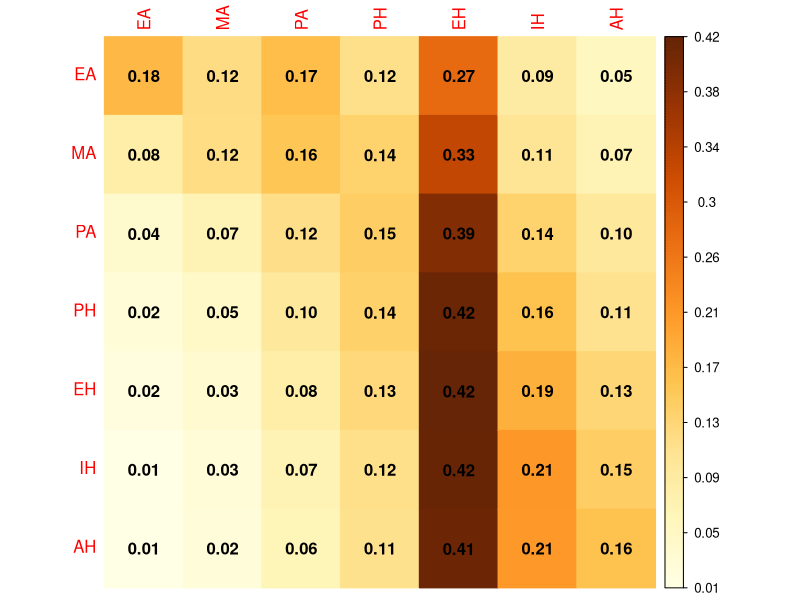
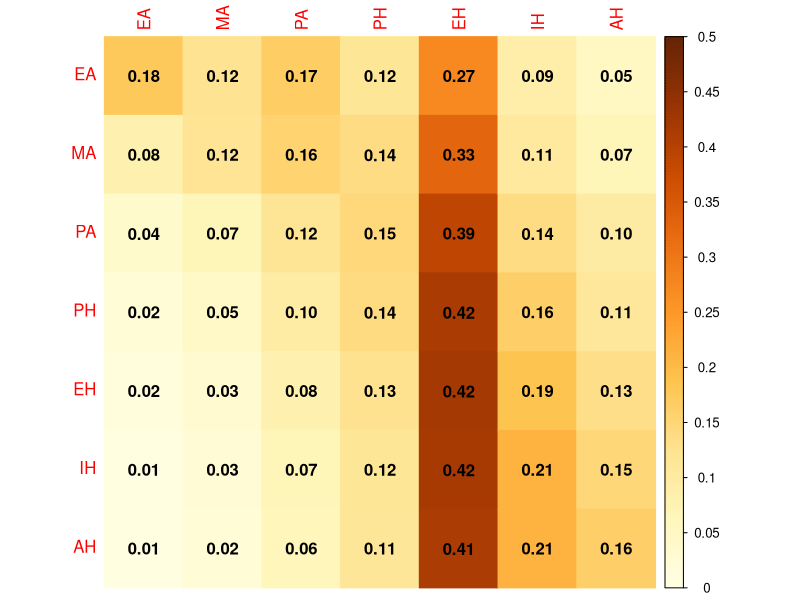
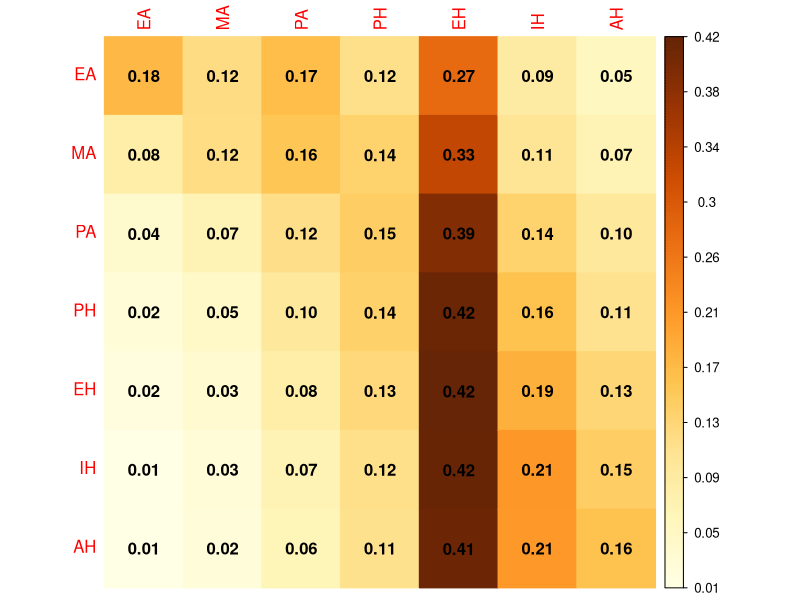
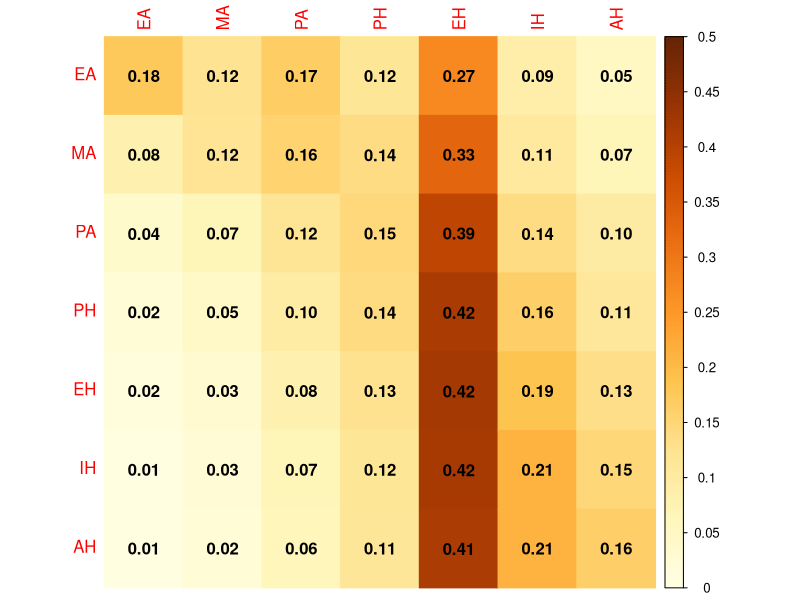

Recreate these plots in R, in order.
## ---- chunk 1
#| label = "setup",
#| include = FALSE
knitr::opts_chunk$set(echo = TRUE)
library(kableExtra)
## ---- chunk 2
#| echo = F
rm(list = ls())
## ---- chunk 3
EA <- c(0.388, 0.107, 0.035, 0.021, 0.009, 0.000, 0.000)
MA <- c(0.146, 0.267, 0.101, 0.039, 0.024, 0.013, 0.008)
PA <- c(0.202, 0.227, 0.188, 0.112, 0.075, 0.041, 0.036)
PH <- c(0.062, 0.120, 0.191, 0.212, 0.123, 0.088, 0.083)
EH <- c(0.140, 0.206, 0.357, 0.430, 0.473, 0.391, 0.364)
IH <- c(0.047, 0.053, 0.067, 0.124, 0.171, 0.312, 0.235)
AH <- c(0.015, 0.020, 0.061, 0.062, 0.125, 0.155, 0.274)
pin_met <- data.frame(EA, MA, PA, PH, EH, IH, AH)
rownames(pin_met) <- colnames(pin_met)
pin_met
## ---- chunk 4
#| message = F
if(!require(corrplot)){
    install.packages("corrplot")
    library(corrplot)
}
if(!require(expm)){
    install.packages("expm")
    library(expm)
}
## ---- chunk 5
pinakas_metabasisΒ <- function(dedomena, bima, arxi = NULL, telos = NULL) {
  dedomenaM <- as.matrix(dedomena)
  dedomenaM <- dedomenaM%^%bima
  eyros <- c(arxi, telos)
  corrplot(dedomenaM, is.corr = FALSE, method="color", col.lim = eyros, addCoef.col = 'black')
}
## ---- chunk 6
pinakas_metabasisΒ(pin_met, 2)
## ---- chunk 7
pinakas_metabasisΒ(pin_met, 2, 0, 0.5)
## ---- chunk 8
#| eval = F
EA <- c(0.388, 0.107, 0.035, 0.021, 0.009, 0.000, 0.000)
MA <- c(0.146, 0.267, 0.101, 0.039, 0.024, 0.013, 0.008)
PA <- c(0.202, 0.227, 0.188, 0.112, 0.075, 0.041, 0.036)
PH <- c(0.062, 0.120, 0.191, 0.212, 0.123, 0.088, 0.083)
EH <- c(0.140, 0.206, 0.357, 0.430, 0.473, 0.391, 0.364)
IH <- c(0.047, 0.053, 0.067, 0.124, 0.171, 0.312, 0.235)
AH <- c(0.015, 0.020, 0.061, 0.062, 0.125, 0.155, 0.274)
pin_met <- data.frame(EA, MA, PA, PH, EH, IH, AH)
rownames(pin_met) <- colnames(pin_met)
pin_met
if(!require(corrplot)){
    install.packages("corrplot")
    library(corrplot)
}
if(!require(expm)){
    install.packages("expm")
    library(expm)
}
pinakas_metabasisΒ <- function(dedomena, bima, arxi = NULL, telos = NULL) {
  dedomenaM <- as.matrix(dedomena)
  dedomenaM <- dedomenaM%^%bima
  eyros <- c(arxi, telos)
  corrplot(dedomenaM, is.corr = FALSE, method="color", col.lim = eyros, addCoef.col = 'black')
}
pinakas_metabasisΒ(pin_met, 2)
pinakas_metabasisΒ(pin_met, 2, 0, 0.5)
